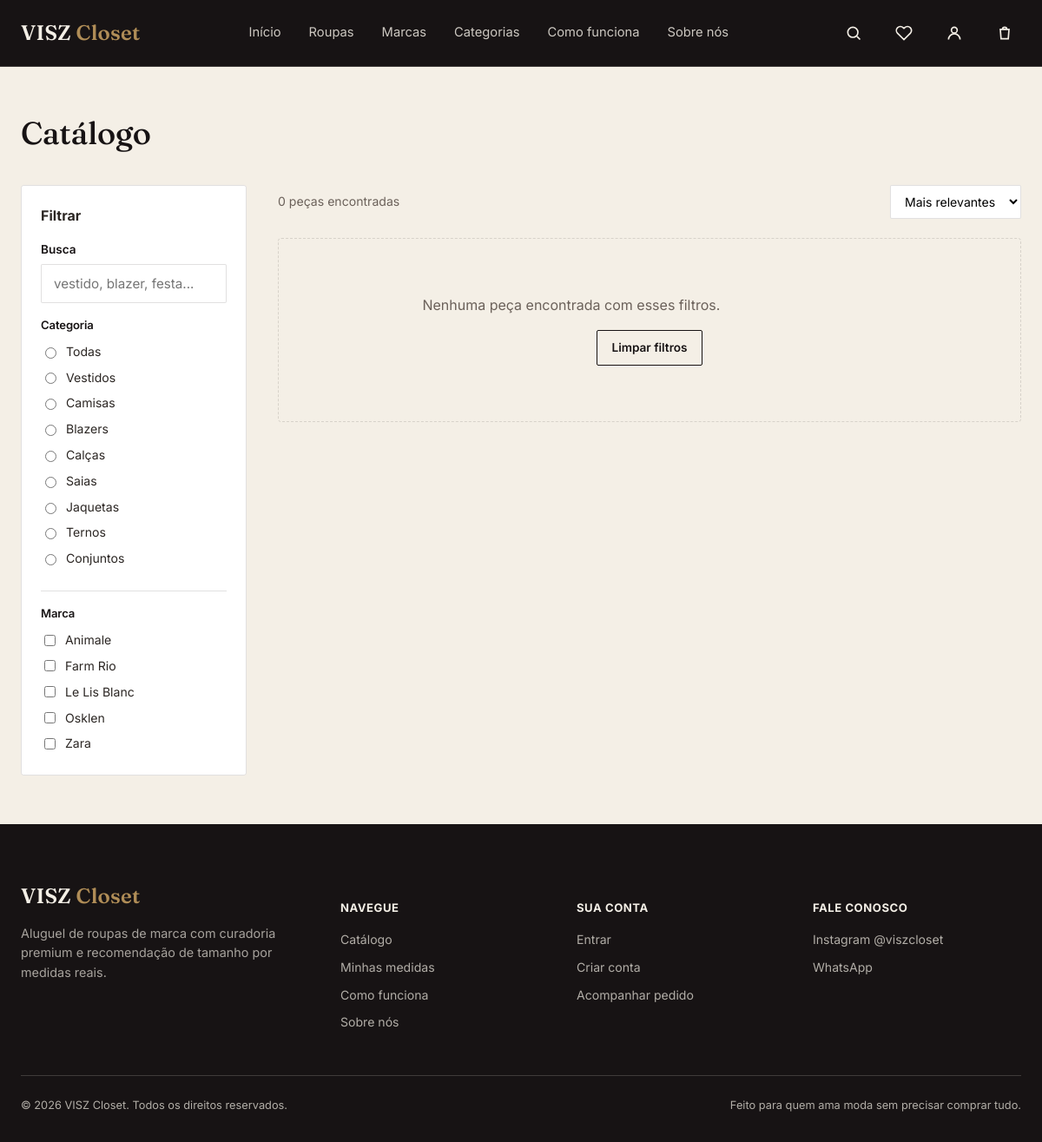
/roupas.php?categoria=vestido-midi-fluido-1, run on the app's committed database.
### tables this page shows
CREATE TABLE categories (
  id INT AUTO_INCREMENT PRIMARY KEY,
  name VARCHAR(100) NOT NULL,
  slug VARCHAR(120) NOT NULL UNIQUE,
  sort_order INT NOT NULL DEFAULT 0,
  active TINYINT(1) NOT NULL DEFAULT 1
);

CREATE TABLE brands (
  id INT AUTO_INCREMENT PRIMARY KEY,
  name VARCHAR(100) NOT NULL,
  slug VARCHAR(120) NOT NULL UNIQUE,
  logo VARCHAR(255) NULL,
  description TEXT NULL,
  active TINYINT(1) NOT NULL DEFAULT 1
);

CREATE TABLE settings (
  id INT PRIMARY KEY DEFAULT 1,
  size_tolerance_cm INT NOT NULL DEFAULT 3,
  instagram_url VARCHAR(255) NOT NULL DEFAULT 'https://instagram.com/viszcloset',
  instagram_handle VARCHAR(100) NOT NULL DEFAULT '@viszcloset',
  whatsapp_number VARCHAR(30) NOT NULL DEFAULT '5581999999999',
  site_name VARCHAR(100) NOT NULL DEFAULT 'VISZ Closet',
  delivery_fee DECIMAL(10,2) NOT NULL DEFAULT 0,
  delivery_free_above DECIMAL(10,2) NOT NULL DEFAULT 0,
  delivery_info VARCHAR(255) NOT NULL DEFAULT 'Entregamos em toda a região metropolitana do Recife.'
);

### includes/functions.php (called while the page is built, shortened)
<?php
require_once __DIR__ . '/../config/db.php';
function e(?string $value): string {
    return htmlspecialchars($value ?? '', ENT_QUOTES, 'UTF-8');
}
function get_settings(): array {
    static $settings = null;
    if ($settings === null) {
        $settings = db()->query('SELECT * FROM settings WHERE id = 1')->fetch() ?: [];
    }
    return $settings;
}

### config/db.php (called while the page is built, shortened)
<?php
function db(): PDO {
    static $pdo = null;
    if ($pdo === null) {
        $dsn = 'mysql:host=' . DB_HOST . ';dbname=' . DB_NAME . ';charset=' . DB_CHARSET;
        try {
            $pdo = new PDO($dsn, DB_USER, DB_PASS, [
                PDO::ATTR_ERRMODE => PDO::ERRMODE_EXCEPTION,
                PDO::ATTR_DEFAULT_FETCH_MODE => PDO::FETCH_ASSOC,
                PDO::ATTR_EMULATE_PREPARES => false,
            ]);
        } catch (PDOException $e) {
            http_response_code(500);
            die('Não foi possível conectar ao banco de dados. Verifique config/config.php.');
        }
    }
    return $pdo;
}

### roupas.php (the view, shortened to what this page needs)
<?php
require_once __DIR__ . '/includes/functions.php';
$f_categoria   = $_GET['categoria'] ?? '';
$f_marca       = array_filter((array)($_GET['marca'] ?? []), 'is_numeric');
$f_busca       = trim($_GET['q'] ?? '');
$f_ordenar     = $_GET['ordenar'] ?? 'relevantes';
$where = ['p.status = "ativo"', 'p.deleted_at IS NULL'];
$params = [];
if ($f_categoria !== '') {
    $where[] = 'c.slug = ?';
    $params[] = $f_categoria;
}
$orderBy = 'p.created_at DESC';
$whereSql = implode(' AND ', $where);
$sql = "SELECT p.*, b.name AS brand_name,
               (SELECT image_url FROM product_images WHERE product_id = p.id ORDER BY sort_order LIMIT 1) AS image_url
        FROM products p
        JOIN brands b ON b.id = p.brand_id
        JOIN categories c ON c.id = p.category_id
        WHERE $whereSql
        ORDER BY $orderBy";
$stmt = db()->prepare($sql);
$stmt->execute($params);
$produtos = $stmt->fetchAll();
$categorias = db()->query('SELECT * FROM categories WHERE active = 1 ORDER BY sort_order')->fetchAll();
$marcas = db()->query('SELECT * FROM brands WHERE active = 1 ORDER BY name')->fetchAll();
require __DIR__ . '/includes/header.php';
function checked_if_in($value, $arr) { return in_array($value, $arr) ? 'checked' : ''; }
?>
<section class="section-tight">
    <div class="container">
        <div class="section-header" style="margin-bottom:24px;">
            <h2>Catálogo</h2>
        </div>
        <div class="catalog-layout">
            <form class="filters-panel" method="get" action="<?= BASE_URL ?>/roupas.php">
                <div style="display:flex; justify-content:space-between; align-items:center; margin-bottom:16px;">
                    <strong>Filtrar</strong>
                </div>
                <div class="form-field">
                    <label for="q">Busca</label>
                    <input type="text" id="q" name="q" value="<?= e($f_busca) ?>" placeholder="vestido, blazer, festa...">
                </div>
                <div class="filter-group">
                    <h4>Categoria</h4>
                    <label class="filter-option">
                        <input type="radio" name="categoria" value="" <?= $f_categoria === '' ? 'checked' : '' ?>> Todas
                    </label>
                    <?php foreach ($categorias as $cat): ?>
                    <label class="filter-option">
                        <input type="radio" name="categoria" value="<?= e($cat['slug']) ?>" <?= $f_categoria === $cat['slug'] ? 'checked' : '' ?>>
                        <?= e($cat['name']) ?>
                    </label>
                    <?php endforeach; ?>
                </div>
                <div class="filter-group">
                    <h4>Marca</h4>
                    <?php foreach ($marcas as $m): ?>
                    <label class="filter-option">
                        <input type="checkbox" name="marca[]" value="<?= $m['id'] ?>" <?= checked_if_in((string)$m['id'], $f_marca) ?>>
                        <?= e($m['name']) ?>
                    </label>
                    <?php endforeach; ?>
                </div>
            </form>
            <div>
                <div class="catalog-toolbar">
                    <span class="result-count"><?= count($produtos) ?> peça<?= count($produtos) === 1 ? '' : 's' ?> encontrada<?= count($produtos) === 1 ? '' : 's' ?></span>
                    <form method="get" id="sort-form">
                        <select name="ordenar" onchange="document.getElementById('sort-form').submit()">
                            <option value="relevantes" <?= $f_ordenar === 'relevantes' ? 'selected' : '' ?>>Mais relevantes</option>
                        </select>
                    </form>
                </div>
                <?php if (empty($produtos)): ?>
                    <div class="empty-state">
                        <p>Nenhuma peça encontrada com esses filtros.</p>
                        <a href="<?= BASE_URL ?>/roupas.php" class="btn btn-outline-ink btn-sm">Limpar filtros</a>
                    </div>
                <?php else: ?>
                    <div class="product-grid">
                        <?php foreach ($produtos as $p) include __DIR__ . '/includes/product-card.php'; ?>
                    </div>
                <?php endif; ?>
            </div>
        </div>
    </div>
</section>
<?php require __DIR__ . '/includes/footer.php'; ?>

### includes/footer.php (shortened to what this page needs)
<?php
$__settings = get_settings();
?>
<footer class="site-footer">
    <div class="container">
        <div class="footer-grid">
            <div>
                <div class="logo" style="margin-bottom:14px;">VISZ <span>Closet</span></div>
                <p style="color:rgba(244,239,230,0.65); font-size:0.9rem;">Aluguel de roupas de marca com curadoria premium e recomendação de tamanho por medidas reais.</p>
            </div>
            <div>
                <h5>Navegue</h5>
                <a href="<?= BASE_URL ?>/roupas.php">Catálogo</a>
                <a href="<?= BASE_URL ?>/minhas-medidas.php">Minhas medidas</a>
                <a href="<?= BASE_URL ?>/como-funciona.php">Como funciona</a>
                <a href="<?= BASE_URL ?>/sobre.php">Sobre nós</a>
            </div>
            <div>
                <h5>Sua conta</h5>
                <a href="<?= BASE_URL ?>/login.php">Entrar</a>
                <a href="<?= BASE_URL ?>/cadastro.php">Criar conta</a>
                <a href="<?= BASE_URL ?>/pedido-status.php">Acompanhar pedido</a>
            </div>
            <div>
                <h5>Fale conosco</h5>
                <a href="<?= e($__settings['instagram_url'] ?? '#') ?>" target="_blank" rel="noopener">Instagram <?= e($__settings['instagram_handle'] ?? '') ?></a>
                <a href="https://wa.me/<?= e($__settings['whatsapp_number'] ?? '') ?>" target="_blank" rel="noopener">WhatsApp</a>
            </div>
        </div>
        <div class="footer-bottom">
            <span>&copy; <?= date('Y') ?> VISZ Closet. Todos os direitos reservados.</span>
            <span>Feito para quem ama moda sem precisar comprar tudo.</span>
        </div>
    </div>
</footer>
</body>
</html>

### assets/css/style.css (style rules this page uses)
:root { --ink: #171314; --ivory: #F4EFE6; --ivory-dim: #ECE5D8; --wine: #7A1F2B; --wine-dark: #5C1620; --brass: #B08D57; --graphite: #2B2623; --graphite-soft: #6b615a; --white: #FFFFFF; --line: rgba(43, 38, 35, 0.14); --line-on-ink: rgba(244, 239, 230, 0.18); --font-display: 'Fraunces', Georgia, serif; --font-body: 'Inter', -apple-system, sans-serif; --radius-sm: 2px; --radius-md: 4px; --container: 1280px; }
* { box-sizing: border-box; }
html { scroll-behavior: smooth; }
body { margin: 0; font-family: var(--font-body); color: var(--graphite); background: var(--ivory); line-height: 1.55; -webkit-font-smoothing: antialiased; }
a { color: inherit; text-decoration: none; }
h1, h2, h3, h4 { font-family: var(--font-display); font-weight: 500; margin: 0 0 0.4em; line-height: 1.15; letter-spacing: -0.01em; color: var(--ink); }
p { margin: 0 0 1em; max-width: 62ch; }
.container { max-width: var(--container); margin: 0 auto; padding: 0 24px; }
.btn { display: inline-flex; align-items: center; justify-content: center; gap: 8px; padding: 14px 28px; border-radius: var(--radius-sm); font-family: var(--font-body); font-weight: 600; font-size: 0.95rem; border: 1px solid transparent; cursor: pointer; transition: background 0.2s ease, color 0.2s ease, border-color 0.2s ease, transform 0.15s ease; white-space: nowrap; }
.btn-outline-ink { background: transparent; color: var(--ink); border-color: var(--ink); }
.btn-sm { padding: 9px 16px; font-size: 0.85rem; }
.logo { font-family: var(--font-display); font-size: 1.5rem; font-weight: 600; letter-spacing: 0.01em; color: var(--ivory); flex-shrink: 0; }
.logo span { color: var(--brass); }
.section-tight { padding: 56px 0; }
.section-header { display: flex; align-items: flex-end; justify-content: space-between; gap: 24px; margin-bottom: 40px; }
.section-header h2 { font-size: clamp(1.7rem, 3vw, 2.3rem); max-width: 16ch; }
.empty-state { text-align: center; padding: 64px 24px; color: var(--graphite-soft); border: 1px dashed var(--line); border-radius: var(--radius-md); }
.catalog-layout { display: grid; grid-template-columns: 260px 1fr; gap: 36px; align-items: flex-start; }
.filters-panel { border: 1px solid var(--line); border-radius: var(--radius-md); background: var(--white); padding: 22px; position: sticky; top: 100px; max-height: calc(100vh - 120px); overflow-y: auto; overscroll-behavior: contain; }
.filter-group { border-bottom: 1px solid var(--line); padding-bottom: 18px; margin-bottom: 18px; }
.filter-group h4 { font-family: var(--font-body); font-size: 0.82rem; font-weight: 600; color: var(--ink); margin-bottom: 12px; }
.filter-option { display: flex; align-items: center; gap: 8px; font-size: 0.88rem; margin-bottom: 8px; color: var(--graphite); cursor: pointer; }
.filter-option input { accent-color: var(--wine); }
.catalog-toolbar { display: flex; align-items: center; justify-content: space-between; margin-bottom: 22px; gap: 16px; flex-wrap: wrap; }
.catalog-toolbar select, .catalog-toolbar .result-count { font-size: 0.88rem; }
.catalog-toolbar select { padding: 9px 12px; border: 1px solid var(--line); border-radius: var(--radius-sm); background: var(--white); font-family: var(--font-body); }
.result-count { color: var(--graphite-soft); }
.form-field { margin-bottom: 18px; }
.form-field label { display: block; font-size: 0.85rem; font-weight: 600; margin-bottom: 6px; color: var(--ink); }
.form-field input, .form-field select, .form-field textarea { width: 100%; padding: 12px 14px; border: 1px solid var(--line); border-radius: var(--radius-sm); font-family: var(--font-body); font-size: 0.95rem; background: var(--white); color: var(--graphite); }
.site-footer { background: var(--ink); color: rgba(244,239,230,0.7); padding: 64px 0 32px; }
.footer-grid { display: grid; grid-template-columns: 1.4fr 1fr 1fr 1fr; gap: 32px; margin-bottom: 40px; }
.footer-grid h5 { color: var(--ivory); font-family: var(--font-body); font-size: 0.82rem; text-transform: uppercase; letter-spacing: 0.04em; margin-bottom: 16px; }
.footer-grid a { display: block; margin-bottom: 10px; font-size: 0.88rem; }
.footer-bottom { border-top: 1px solid var(--line-on-ink); padding-top: 24px; font-size: 0.8rem; display: flex; justify-content: space-between; flex-wrap: wrap; gap: 12px; }

### data on the page
categories: slug "☐ Vestidos", name "Vestidos"
categories: slug "☐ Camisas", name "Camisas"
categories: slug "☐ Blazers", name "Blazers"
categories: slug "☐ Calças", name "Calças"
categories: slug "☐ Saias", name "Saias"
categories: slug "☐ Jaquetas", name "Jaquetas"
categories: slug "☐ Ternos", name "Ternos"
categories: slug "☐ Conjuntos", name "Conjuntos"
brands: name "Animale"
brands: name "Farm Rio"
brands: name "Le Lis Blanc"
brands: name "Osklen"
brands: name "Zara"
settings: instagram_handle "@viszcloset"

### other printed values
count($produtos) "0"
